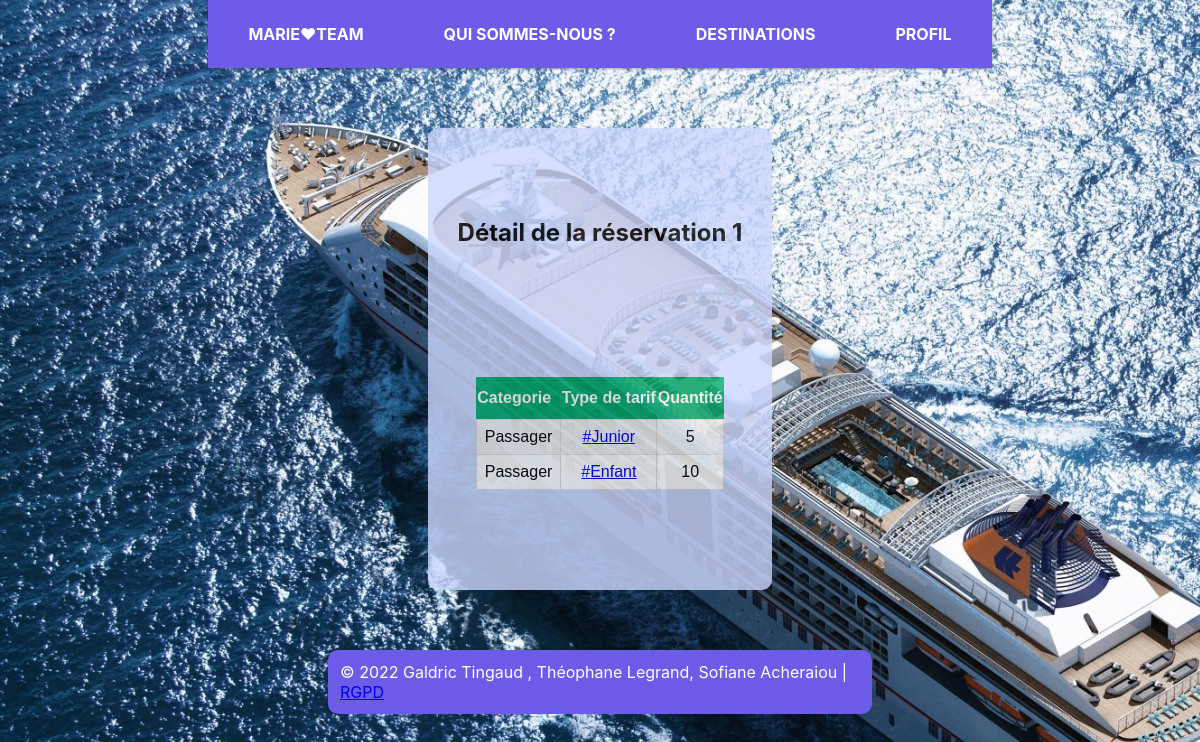
Screenshot of /controleur/reservation.php?idReservation=1 (signed in) with the database file from the repository.
### tables this page shows
CREATE TABLE IF NOT EXISTS `reservation` (
  `IdReservation` int NOT NULL AUTO_INCREMENT,
  `DateReservation` datetime DEFAULT NULL,
  `IdClient` int NOT NULL,
  `numeroTraversee` int NOT NULL,
  PRIMARY KEY (`IdReservation`),
  KEY `IdClient` (`IdClient`),
  KEY `numeroTraversee` (`numeroTraversee`)
);

CREATE TABLE IF NOT EXISTS `categorie` (
  `IdCategorie` int NOT NULL,
  `libelleCategorie` varchar(50) DEFAULT NULL,
  PRIMARY KEY (`IdCategorie`)
);

CREATE TABLE IF NOT EXISTS `type` (
  `IdCategorie` int NOT NULL,
  `IdType` varchar(50) NOT NULL,
  `TypeTarif` varchar(50) DEFAULT NULL,
  PRIMARY KEY (`IdCategorie`,`IdType`)
);

CREATE TABLE IF NOT EXISTS `stocker` (
  `IdCategorie` int NOT NULL,
  `IdType` varchar(50) NOT NULL,
  `IdReservation` int NOT NULL,
  `Quantite` int DEFAULT NULL,
  PRIMARY KEY (`IdCategorie`,`IdType`,`IdReservation`),
  KEY `IdReservation` (`IdReservation`)
);

### modele/reservation.inc.php (called while the page is built, shortened)
<?php
function getDetailReservationById($idReservation){
    $resultat = array();
    try {
        $co = connexionPDO();
        $query  =
            " SELECT reservation.IdReservation,reservation.DateReservation,stocker.Quantite,type.IdCategorie,".
            " type.IdType,type.TypeTarif,categorie.libelleCategorie".
            " FROM reservation,stocker,type,categorie".
            " WHERE reservation.IdReservation = stocker.IdReservation AND".
            " stocker.IdType = type.IdType AND".
            " stocker.IdCategorie = type.IdCategorie and".
            " type.IdCategorie = categorie.IdCategorie and".
            " reservation.IdReservation = :IdReservation";
        $req = $co->prepare($query);
        $req->bindValue(':IdReservation', $idReservation, PDO::PARAM_INT);
        $req->execute();
        $ligne = $req->fetch(PDO::FETCH_ASSOC);
        while ($ligne) {
            $resultat[] = $ligne;
            $ligne = $req->fetch(PDO::FETCH_ASSOC);
        }
    } catch (PDOException $e){
        print "Erreur !: " . $e->getMessage();
        die();
    } return $resultat;
}
?>

### vue/vueReservation.php (the view)
<section class='section'>
    <h1>Détail de la réservation <?php echo $idReservation?></h1><br><br><br><br><br><br>
    <div class='container'>
        <div class='content'>
            <?php
            if (count($listeDetailsReservation) > 0) {
                echo "<table id='reservations'>";
                echo "<tr><th>Categorie</th><th>Type de tarif</th><th>Quantité</th>";
                for ($i = 0; $i < count($listeDetailsReservation); $i++) {
                    echo "<tr>";
                    echo "<td>".$listeDetailsReservation[$i]['libelleCategorie']."</td>";
                    echo    "<td><a href=./?action=detail-reservation&TypeTarif=".
                        $listeDetailsReservation[$i]['TypeTarif']." title='Cliquez pour les détails du tarif'>#".
                        $listeDetailsReservation[$i]['TypeTarif'].
                        "</a></td>";
                    echo "<td>".$listeDetailsReservation[$i]['Quantite']."</td>";
                    echo "</tr>";
                }
                echo "</table>";
            }
            else {
                echo "PAS DE DETAIL DANS LA RESERVATION<br>";
            }
            ?>
        </div>
    </div>
</section>

### CSS/base.css (style rules this page uses)
h1 { text-align: center; margin: 0 auto; }
.section { max-width: 900px; border-radius: 10px; margin: 60px auto; padding: 90px 30px; background-color: #cdd8ff; opacity: 0.8; text-align: left; }
.container { position: relative; display: flex; justify-content: center; align-items: center; max-width: 700px; flex-wrap: wrap; z-index: 1; }
.container .content { padding: 10px; text-align: center; transition: 0.5s; }
table { background-color: white; border-radius: 2px; padding: 10px; }
tr:nth-child(even) { background-color: #ededed; }
#reservations { font-family: Arial, Helvetica, sans-serif; border-collapse: collapse; width: 100%; }
#reservations td, #customers th { border: 1px solid #ddd; padding: 8px; }
#reservations tr:nth-child(even) { background-color: #f2f2f2; }
#reservations th { padding-top: 12px; padding-bottom: 12px; text-align: left; background-color: #04AA6D; color: white; }

### rows the page displays
reservation: categorie.libelleCategorie "Passager", type.TypeTarif "Junior", stocker.Quantite "5", type.TypeTarif "Enfant", stocker.Quantite "10"

### other values shown
$idReservation "1"
